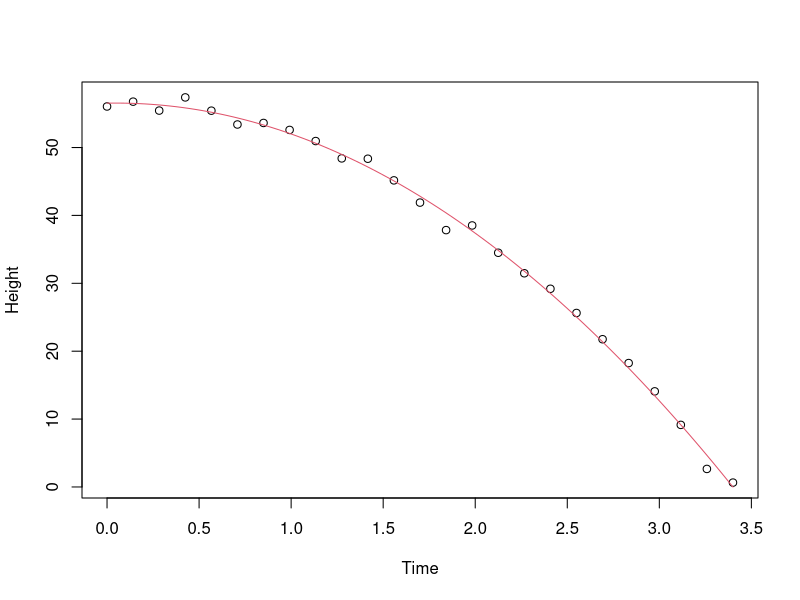

This chart was generated by the following R code:
## ---- chunk 1
rbind(c(1,5,3,4),c(2,3,4,5))
cbind(c(1,2),c(5,3),c(3,4),c(4,5))
matrix(1:6,2,3)
## ---- chunk 2
A = matrix(1:6,2,3)
A
0.5 * A
## ---- chunk 3
dim(A)
t(A)
dim(t(A))
## ---- chunk 4
x = 1:3 # Matrix dim (3,1)
y = c(2,3,4) # Matrix dim (3,1)
x %*% y # Same as sum(x * y); crossprod(x,y)
## ---- chunk 5
A = matrix(1:6,2,3) # dim (2,3)
A %*% y # dim (2,3) * (3,1) = (2,1)
## ---- chunk 6
A = matrix(1:6,2,3) # dim (2,3)
B = matrix(rnorm(12),3,4)
prod = A %*% B # dim (2,3) * (3,4) = (2,4); 
# same as crossprod(t(x),y) which may be faster
prod
sum(A[2,]*B[,3]) # same as prod[2,3]
## ---- chunk 7
diag(2) # Identity matrix of dimension (2,2)
## ---- chunk 8
A = matrix(rnorm(9),3,3)
solve(A) # this is A inverse, if it exists!
## ---- chunk 9
set.seed(1)
g <- 9.8 #meters per second
n <- 25
tt <- seq(0,3.4,len=n) #time in secs, t is a base function
y <- 56.67  - 0.5*g*tt^2 + rnorm(n,sd=1) # simulate y
y
## ---- chunk 10
X <- cbind(1,x1 = tt,x2 = tt^2)
head(X)
## ---- chunk 11
betahat <- solve(crossprod(X))%*%crossprod(X,y)
betahat
## ---- chunk 12
newtt <- seq(min(tt),max(tt),len=100)
X <- cbind(1,newtt,newtt^2)
fitted <- X%*%betahat
plot(tt,y,xlab="Time",ylab="Height")
lines(newtt,fitted,col=2)
## ---- chunk 13
tt2 <-tt^2
fit <- lm(y~tt+tt2)
summary(fit)$coef
